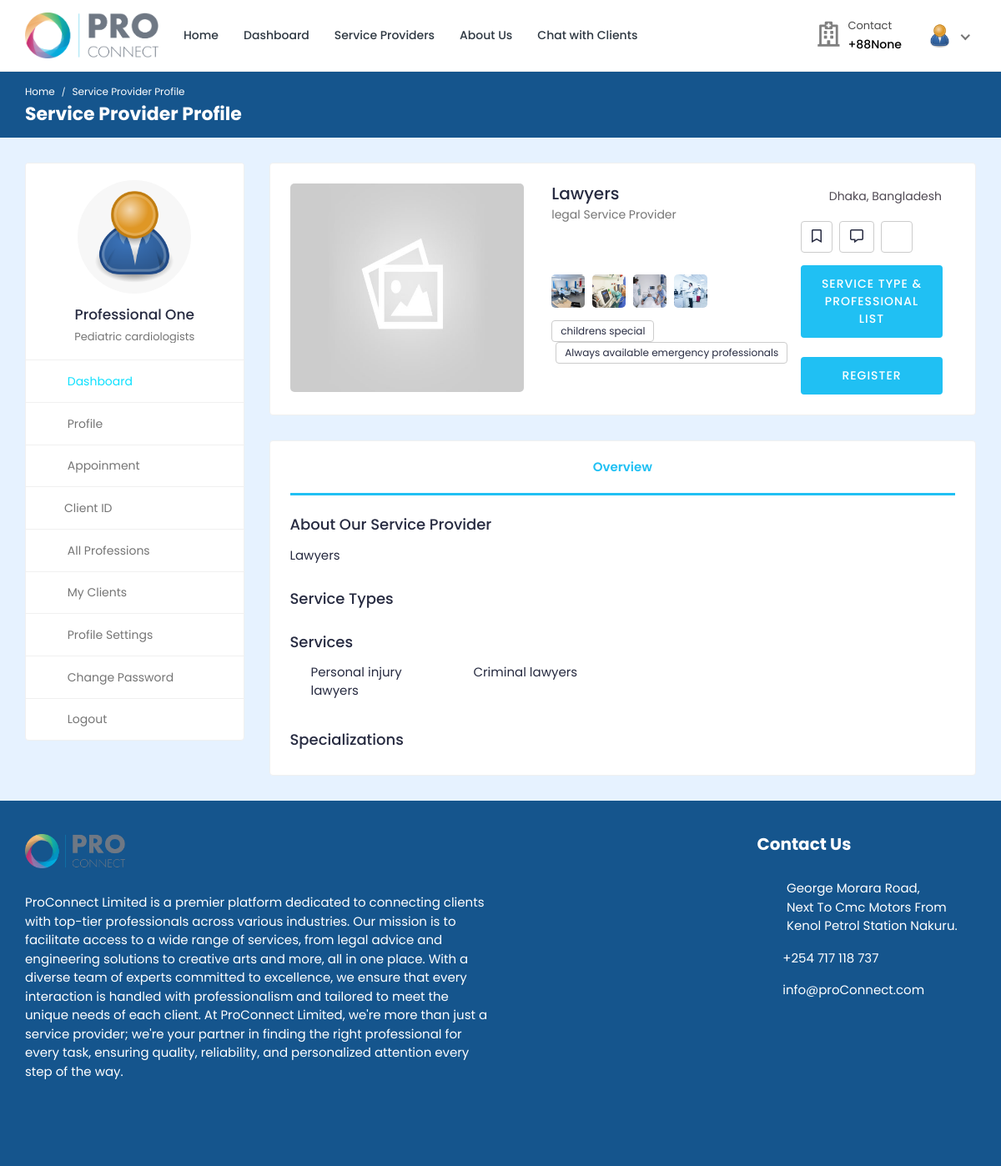
The page /service_provider-profile/2/ (signed in) on the database its author committed.
### professional/models.py (models this page shows, shortened)
class Professional_Information(models.Model):
    PROFESSION_CHOICES = (
        ('medical', 'Medical Services'),
        ('legal', 'Legal Services'),
        ('engineering', 'Engineering Services'),
        ('art', 'Art & Design'),
    )
    professional_id = models.AutoField(primary_key=True)
    user = models.OneToOneField(settings.AUTH_USER_MODEL, on_delete=models.CASCADE, related_name='profile')
    name = models.CharField(max_length=200)
    username = models.CharField(max_length=200, null=True, blank=True)
    gender = models.CharField(max_length=200, null=True, blank=True)
    description = models.TextField(max_length=1000, null=True, blank=True)
    profession = models.CharField(max_length=200, choices=PROFESSION_CHOICES)
    profession_name = models.ForeignKey(ServiceDepartment, on_delete=models.SET_NULL, null=True)
    specialization = models.ForeignKey(specialization, on_delete=models.SET_NULL, null=True)
    featured_image = models.ImageField(upload_to='professionals/', default='professionals/user-default.png')
    certificate_image = models.ImageField(upload_to='professionals_certificates/', default='professionals_certificates/default.png', null=True, blank=True)
    email = models.EmailField(max_length=200, null=True, blank=True)
    phone_number = models.CharField(max_length=200, null=True, blank=True)
    availability = models.CharField(max_length=200, null=True, blank=True)
    consultation_fee = models.IntegerField(null=True, blank=True, default=0)
    address = models.CharField(max_length=200, null=True, blank=True)
    service_name = models.ForeignKey(Service_Provider_Information, on_delete=models.SET_NULL, null=True, blank=True)
    profession = models.CharField(max_length=200, choices=PROFESSION_CHOICES, null=True, blank=True)
    institute = models.CharField(max_length=200, null=True, blank=True)
    degree = models.CharField(max_length=200, null=True, blank=True)
    completion_year = models.CharField(max_length=200, null=True, blank=True)
    work_place = models.CharField(max_length=200, null=True, blank=True)
    designation = models.CharField(max_length=200, null=True, blank=True)
    start_year = models.CharField(max_length=200, null=True, blank=True)
    end_year = models.CharField(max_length=200, null=True, blank=True)
    register_status = models.CharField(max_length=200, null=True, blank=True, default='Accepted')

### service_provider_admin/models.py (models this page shows, shortened)
class specialization(models.Model):
    specialization_id = models.AutoField(primary_key=True)
    specialization_name = models.CharField(max_length=200, null=True, blank=True)
    service_provider = models.ForeignKey(Service_Provider_Information, on_delete=models.CASCADE, null=True, blank=True)

class service(models.Model):
    service_id = models.AutoField(primary_key=True)
    service_name = models.CharField(max_length=200, null=True, blank=True)
    service_provider = models.ForeignKey(Service_Provider_Information, on_delete=models.CASCADE, null=True, blank=True)

### service_provider/models.py (models this page shows, shortened)
class Service_Provider_Information(models.Model):
    PROFESSION = (
        ('medical', 'Medical Services'),
        ('legal', 'Legal Services'),
        ('engineering', 'Engineering Services'),
        ('art', 'Art & Design'),
        ('tech', 'Technology Services'),
        ('education', 'Educational Services'),
        ('consulting', 'Consulting Services'),
    )
    service_provider_id = models.AutoField(primary_key=True)
    name = models.CharField(max_length=200, null=True, blank=True)
    featured_image = models.ImageField(upload_to='service_providers/', default='service_providers/default.png', null=True, blank=True)
    description = models.TextField(null=True, blank=True)
    profession = models.CharField(max_length=200, choices=PROFESSION)

### service_provider/views.py (the view)
# urls.py: path('service_provider-profile/<int:pk>/', views.service_provider_profile, name='service_provider-profile'),
@csrf_exempt
@login_required(login_url="login")
def service_provider_profile(request, pk):
    if request.user.is_authenticated:
        if request.user.is_client:
            client = Client.objects.get(user=request.user)
            professionals = Professional_Information.objects.all()
            service_providers = Service_Provider_Information.objects.get(service_provider_id=pk)
            professions = ServiceDepartment.objects.filter(service_provider=service_providers)
            specializations = specialization.objects.filter(service_provider=service_providers)
            services = service.objects.filter(service_provider=service_providers)
            context = {'client': client, 'professionals': professionals, 'service_providers': service_providers, 'professions': professions, 'specializations': specializations, 'services': services}
            return render(request, 'service_provider-profile.html', context)
        elif request.user.is_professional:
            professional = Professional_Information.objects.get(user=request.user)
            service_providers = Service_Provider_Information.objects.get(service_provider_id=pk)
            professions = ServiceDepartment.objects.filter(service_provider=service_providers)
            specializations = specialization.objects.filter(service_provider=service_providers)
            services = service.objects.filter(service_provider=service_providers)
            context = {'professional': professional, 'service_providers': service_providers, 'professions': professions, 'specializations': specializations, 'services': services}
            return render(request, 'service_provider-profile.html', context)
    else:
        logout(request)
        messages.error(request, 'Not Authorized')
        return render(request, 'client-login.html')

### templates/service_provider-profile.html (shortened to what this page needs)
{% load static %}
<!DOCTYPE html>
<html lang="en">
<head>
	<link rel="stylesheet" href="{% static 'proConnect-System/css/Normal/bootstrap.min.css' %}">
	<link rel="stylesheet" href="{% static 'proConnect-System/plugins/Normal/fontawesome/css/fontawesome.min.css' %}">
	<link rel="stylesheet" href="{% static 'proConnect-System/plugins/Normal/fontawesome/css/all.min.css' %}">
	<link rel="stylesheet" href="{% static 'proConnect-System/plugins/Normal/fancybox/jquery.fancybox.min.css'%}">
	<link rel="stylesheet" href="{% static 'proConnect-System/css/Normal/style.css' %}">
</head>
<body>
	<div class="main-wrapper">
		<header class="header">
			{% if user.is_authenticated and user.is_professional %}
			{% include 'professional-navbar.html' %}
			{% endif %}
		</header>
		<div class="breadcrumb-bar">
			<div class="container-fluid">
				<div class="row align-items-center">
					<div class="col-md-12 col-12">
						<nav aria-label="breadcrumb" class="page-breadcrumb">
							<ol class="breadcrumb">
								{% if user.is_authenticated and user.is_professional %}
								<li class="breadcrumb-item"><a href="{% url 'professional-dashboard' %}">Home</a></li>
								{% endif %}
								<li class="breadcrumb-item active" aria-current="page">Service Provider Profile</li>
							</ol>
						</nav>
						<h2 class="breadcrumb-title">Service Provider Profile</h2>
					</div>
				</div>
			</div>
		</div>
		<div class="content">
			<div class="container-fluid">
				<div class="row">
					<div class="col-md-5 col-lg-4 col-xl-3 theiaStickySidebar">
						<div>
							{% if user.is_authenticated and user.is_professional %}
							{% include 'professional-sidebar.html' %}
							{% endif %}
						</div>
					</div>
					<div class="col-md-7 col-lg-8 col-xl-9">
						<div class="card">
							<div class="card-body">
								<div class="professional-widget">
									<div class="doc-info-left">
										<div class="row">
											<div class="col-lg-6 col-md-6" style=" display: flex;justify-content: left;width: 65%;">
												<div class="professional-img">
													<img src="{{service_providers.featured_image.url}}"
														style="height: 250px; width: 280px; margin: auto; " alt="User Image">
												</div>
											</div>
											<div class="doc-info-cont col-md-6 col-lg-6">
												<h4 class="doc-name">{{service_providers.name}}</h4>
												<p class="doc-speciality">{{service_providers.profession}} Service Provider</p>
												<div class="clinic-details">
													<p class="doc-location"><i class="fas fa-map-marker-alt"></i> {{service_providers.address}}
													</p>
													<ul class="clinic-gallery">
														<li>
															<a href="{% static 'proConnect-System/images/Normal/features/feature-01.jpg'%}"
																data-fancybox="gallery">
																<img src="{% static 'proConnect-System/images/Normal/features/feature-01.jpg'%}"
																	alt="Feature">
															</a>
														</li>
														<li>
															<a href="{% static 'proConnect-System/images/Normal/features/feature-02.jpg'%}"
																data-fancybox="gallery">
																<img src="{% static 'proConnect-System/images/Normal/features/feature-02.jpg'%}"
																	alt="Feature">
															</a>
														</li>
														<li>
															<a href="{% static 'proConnect-System/images/Normal/features/feature-03.jpg'%}"
																data-fancybox="gallery">
																<img src="{% static 'proConnect-System/images/Normal/features/feature-03.jpg'%}"
																	alt="Feature">
															</a>
														</li>
														<li>
															<a href="{% static 'proConnect-System/images/Normal/features/feature-04.jpg'%}"
																data-fancybox="gallery">
																<img src="{% static 'proConnect-System/images/Normal/features/feature-04.jpg'%}"
																	alt="Feature">
															</a>
														</li>
													</ul>
												</div>
												<div class="clinic-services">
													<span>childrens special</span>
													<span>Always available emergency professionals</span>
												</div>
											</div>
										</div>
									</div>
									<div class="doc-info-right col-md-6">
										<div class="clini-infos">
											<ul>
												<li><i class="fas fa-map-marker-alt"></i> Dhaka, Bangladesh</li>
											</ul>
										</div>
										<div class="professional-action">
											<a href="javascript:void(0)" class="btn btn-white fav-btn">
												<i class="far fa-bookmark"></i>
											</a>
											<a href="chat.html" class="btn btn-white msg-btn">
												<i class="far fa-comment-alt"></i>
											</a>
											<a href="javascript:void(0)" class="btn btn-white call-btn" data-toggle="modal"
												data-target="#voice_call">
												<i class="fas fa-phone"></i>
											</a>
										</div>
										<div class="clinic-booking">
											<a class="apt-btn"
												href="{% url 'service_provider-profession-list' pk=service_providers.service_provider_id %}">Service
												Type
												& Professional List</a>
										</div>
										<br>
										{% if user.is_authenticated and user.is_professional %}
										<div class="clinic-booking">
											<a class="apt-btn"
												href="{% url 'service_provider-professional-register' pk=service_providers.service_provider_id %}">Register</a>
										</div>
										{% endif %}
									</div>
								</div>
							</div>
						</div>
						<div class="card">
							<div class="card-body pt-0">
								<nav class="user-tabs mb-4">
									<ul class="nav nav-tabs nav-tabs-bottom nav-justified">
										<li class="nav-item">
											<a class="nav-link active" href="#doc_overview" data-toggle="tab">Overview</a>
										</li>
									</ul>
								</nav>
								<div class="tab-content pt-0">
									<div role="tabpanel" id="doc_overview" class="tab-pane fade show active">
										<div class="row">
											<div class="col-md-12 col-lg-9">
												<div class="widget about-widget">
													<h4 class="widget-title">About Our Service Provider</h4>
													<p>{{service_providers.description}}</p>
												</div>
												<div class="widget awards-widget">
													<h4 class="widget-title">Service Types</h4>
												</div>
												<div class="service-list">
													<h4>Services</h4>
													<ul class="clearfix">
														{% for service in services %}
														<li>{{service.service_name}}</li>
														{% endfor %}
													</ul>
												</div>
												<div class="service-list">
													<h4>Specializations</h4>
												</div>
											</div>
										</div>
									</div>
								</div>
							</div>
						</div>
					</div>
				</div>
			</div>
			{% include 'footer.html' %}
		</div>
</body>
</html>

### templates/professional-navbar.html (shortened to what this page needs)
{% load static %}
<nav class="navbar navbar-expand-lg header-nav">
  <div class="navbar-header">
    <a href="{% url 'service_provider_home'%}" class="navbar-brand logo">
      <img src="{% static 'proConnect-System/images/Normal/proConnect-logo.png' %}" class="img-fluid" alt="Logo" />
    </a>
  </div>
  <div class="main-menu-wrapper">
    <ul class="main-nav">
      <li>
        <a href="{% url 'service_provider_home'%}">Home</a>
      </li>
      <li>
        <a href="{% url 'professional-dashboard'%}">Dashboard</a>
      </li>
      <li><a href="{% url 'multiple-service_provider' %}" style="text-decoration: none;">Service Providers</a></li>
      <li>
        <a href="{% url 'about-us'%}">About Us</a>
      </li>
      <li>
        <a href="{% url 'chat-home' pk=user.id %}">Chat with Clients</a>
      </li>
    </ul>
  </div>
  <ul class="nav header-navbar-rht">
    <li class="nav-item contact-item">
      <div class="header-contact-img">
        <i class="far fa-hospital"></i>
      </div>
      <div class="header-contact-detail">
        <p class="contact-header">Contact</p>
        <p class="contact-info-header">+88{{professional.phone_number}}</p>
      </div>
    </li>
    <li class="nav-item dropdown has-arrow logged-item">
      <a href="#" class="dropdown-toggle nav-link" data-toggle="dropdown">
        <span class="user-img">
          <img class="rounded-circle" src="{{ professional.featured_image.url }}" width="31" alt="Darren Elder" />
        </span>
      </a>
    </li>
  </ul>
</nav>

### templates/professional-sidebar.html (shortened to what this page needs)
{% load static %}
<div class="profile-sidebar">
  <div class="widget-profile pro-widget-content">
    <div class="profile-info-widget">
      <a href="#" class="booking-doc-img">
        <img src="{{ professional.featured_image.url }}" alt="User Image" />
      </a>
      <div class="profile-det-info">
        <h3>{{ professional.name }}</h3>
        <div class="client-details">
          <h5 class="mb-0">{{professional.specialization.specialization_name}}</h5>
        </div>
      </div>
    </div>
  </div>
  <div class="dashboard-widget">
    <nav class="dashboard-menu sidebar">
      <ul>
        <li class="active">
          <a href="{% url 'professional-dashboard' %}">
            <i class="fas fa-columns"></i>
            <span>Dashboard</span>
          </a>
        </li>
        <li>
          <a href="{% url 'professional-profile' pk=professional.professional_id %}">
            <i class="fas fa-user"></i>
            <span>Profile</span>
          </a>
        </li>
        <li>
          <a href="{% url 'appointments'%}">
            <i class="fas fa-user-circle"></i>
            <span>Appoinment</span>
          </a>
        </li>
        <li class="nav-item has-submenu">
          <a href="#" class="nav-link"><i class="fas fa-search"></i><span>Client ID</span></a>
        </li>
        <li>
          <a href="{% url 'multiple-service_provider' %}">
            <i class="fas fa-hospital"></i>
            <span>All Professions</span>
          </a>
        </li>
        <li>
          <a href="{% url 'my-clients' %}">
            <i class="fas fa-user-injured"></i>
            <span>My Clients</span>
          </a>
        </li>
        <li>
          <a href="{% url 'professional-profile-settings' %}">
            <i class="fas fa-user-cog"></i>
            <span>Profile Settings</span>
          </a>
        </li>
        <li>
          <a href="{% url 'professional-change-password' pk=user.id%}">
            <i class="fas fa-lock"></i>
            <span>Change Password</span>
          </a>
        </li>
        <li>
          <a href="{% url 'professional-logout'%}">
            <i class="fas fa-sign-out-alt"></i>
            <span>Logout</span>
          </a>
        </li>
      </ul>
    </nav>
  </div>
</div>

### rows shown on the page
Professional_Information: phone_number "None", featured_image (placeholder picture), name "Professional One", specialization.specialization_name "Pediatric cardiologists"
Service_Provider_Information: featured_image (placeholder picture), name "Lawyers", profession "legal", description "Lawyers"
service: service_name "Personal injury lawyers"
service: service_name "Criminal lawyers"
